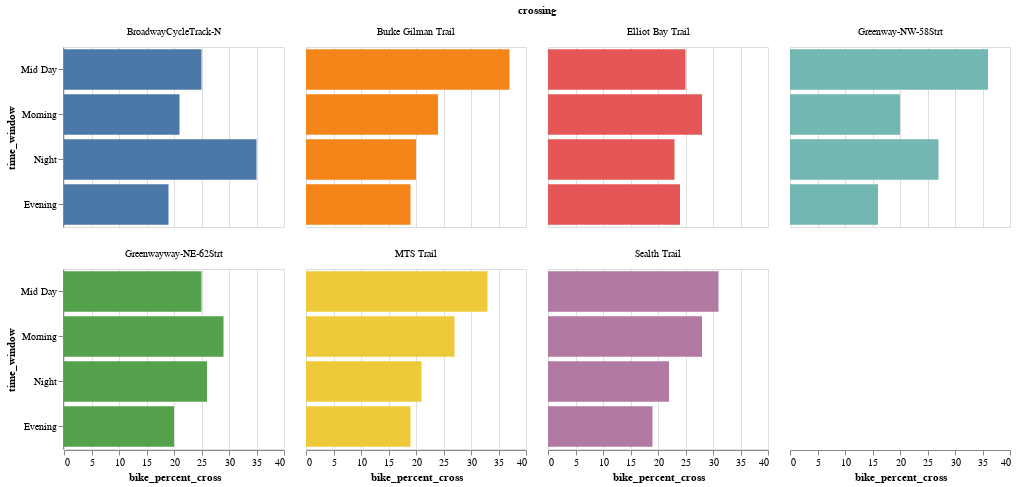

Source (notebook cell):
### Code cell
alt.Chart(seatle_bikes_per_crossing_dt.to_pandas()).mark_bar().encode(
    alt.Y('time_window',sort='-x'),alt.X('bike_percent_cross'),alt.Color('crossing',legend=None)
).properties(width=220,height=180).facet(facet='crossing',columns=4)

### Figure 1 — Vega-Lite specification as saved in the notebook (floating-point values rounded to 4 significant figures)
{"config": {"view": {"continuousWidth": 400, "continuousHeight": 300}}, "data": {"name": "data-8b1bef2857a71e83db5db99908a35379"}, "facet": {"type": "nominal", "field": "crossing"}, "spec": {"mark": "bar", "encoding": {"color": {"type": "nominal", "field": "crossing", "legend": null}, "x": {"type": "quantitative", "field": "bike_percent_cross"}, "y": {"type": "nominal", "field": "time_window", "sort": "-x"}}, "height": 180, "width": 220}, "columns": 4, "$schema": "https://vega.github.io/schema/vega-lite/v4.8.1.json", "datasets": {"data-8b1bef2857a71e83db5db99908a35379": [{"crossing": "BroadwayCycleTrack-N", "time_window": "Evening", "missing_bike_counts": 0, "bike_counts": 104457, "bike_percent_cross": 19.0}, {"crossing": "BroadwayCycleTrack-N", "time_window": "Mid Day", "missing_bike_counts": 0, "bike_counts": 138803, "bike_percent_cross": 25.0}, {"crossing": "BroadwayCycleTrack-N", "time_window": "Morning", "missing_bike_counts": 2, "bike_counts": 119470, "bike_percent_cross": 21.0}, {"crossing": "BroadwayCycleTrack-N", "time_window": "Night", "missing_bike_counts": 4, "bike_counts": 197574, "bike_percent_cross": 35.0}, {"crossing": "Burke Gilman Trail", "time_window": "Evening", "missing_bike_counts": 388, "bike_counts": 361343, "bike_percent_cross": 19.0}, {"crossing": "Burke Gilman Trail", "time_window": "Mid Day", "missing_bike_counts": 972, "bike_counts": 679950, "bike_percent_cross": 37.0}, {"crossing": "Burke Gilman Trail", "time_window": "Morning", "missing_bike_counts": 780, "bike_counts": 443547, "bike_percent_cross": 24.0}, {"crossing": "Burke Gilman Trail", "time_window": "Night", "missing_bike_counts": 2530, "bike_counts": 373206, "bike_percent_cross": 20.0}, {"crossing": "Elliot Bay Trail", "time_window": "Evening", "missing_bike_counts": 0, "bike_counts": 501665, "bike_percent_cross": 24.0}, {"crossing": "Elliot Bay Trail", "time_window": "Mid Day", "missing_bike_counts": 2, "bike_counts": 526893, "bike_percent_cross": 25.0}, {"crossing": "Elliot Bay Trail", "time_window": "Morning", "missing_bike_counts": 0, "bike_counts": 587167, "bike_percent_cross": 28.0}, {"crossing": "Elliot Bay Trail", "time_window": "Night", "missing_bike_counts": 10, "bike_counts": 494133, "bike_percent_cross": 23.0}, {"crossing": "Greenway-NW-58Strt", "time_window": "Evening", "missing_bike_counts": 36, "bike_counts": 63702, "bike_percent_cross": 16.0}, {"crossing": "Greenway-NW-58Strt", "time_window": "Mid Day", "missing_bike_counts": 92, "bike_counts": 142864, "bike_percent_cross": 36.0}, {"crossing": "Greenway-NW-58Strt", "time_window": "Morning", "missing_bike_counts": 82, "bike_counts": 79401, "bike_percent_cross": 20.0}, {"crossing": "Greenway-NW-58Strt", "time_window": "Night", "missing_bike_counts": 242, "bike_counts": 106681, "bike_percent_cross": 27.0}, {"crossing": "Greenwayway-NE-62Strt", "time_window": "Evening", "missing_bike_counts": 0, "bike_counts": 66966, "bike_percent_cross": 20.0}, {"crossing": "Greenwayway-NE-62Strt", "time_window": "Mid Day", "missing_bike_counts": 0, "bike_counts": 82828, "bike_percent_cross": 25.0}, {"crossing": "Greenwayway-NE-62Strt", "time_window": "Morning", "missing_bike_counts": 2, "bike_counts": 96285, "bike_percent_cross": 29.0}, {"crossing": "Greenwayway-NE-62Strt", "time_window": "Night", "missing_bike_counts": 6, "bike_counts": 88424, "bike_percent_cross": 26.0}, {"crossing": "MTS Trail", "time_window": "Evening", "missing_bike_counts": 0, "bike_counts": 135031, "bike_percent_cross": 19.0}, {"crossing": "MTS Trail", "time_window": "Mid Day", "missing_bike_counts": 0, "bike_counts": 240275, "bike_percent_cross": 33.0}, {"crossing": "MTS Trail", "time_window": "Morning", "missing_bike_counts": 5, "bike_counts": 196872, "bike_percent_cross": 27.0}, {"crossing": "MTS Trail", "time_window": "Night", "missing_bike_counts": 6, "bike_counts": 154899, "bike_percent_cross": 21.0}, {"crossing": "Sealth Trail", "time_window": "Evening", "missing_bike_counts": 120, "bike_counts": 2550, "bike_percent_cross": 19.0}, {"crossing": "Sealth Trail", "time_window": "Mid Day", "missing_bike_counts": 300, "bike_counts": 4105, "bike_percent_cross": 31.0}, {"crossing": "Sealth Trail", "time_window": "Morning", "missing_bike_counts": 240, "bike_counts": 3753, "bike_percent_cross": 28.0}, {"crossing": "Sealth Trail", "time_window": "Night", "missing_bike_counts": 784, "bike_counts": 2977, "bike_percent_cross": 22.0}]}}
